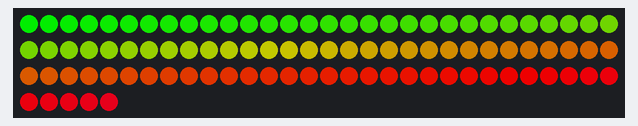
Recording of a sketch running on a simulated Particle Photon. On the bench: 95 RGB LEDs in strip order, left to right, continuing on the next row. The strip is taken to match the declared colour order.

Above: at 0.15 s.
At 4.7 s:
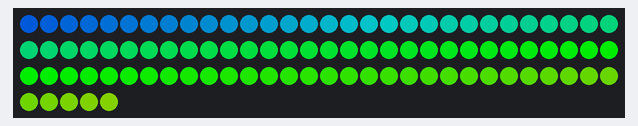
At 9.24 s:
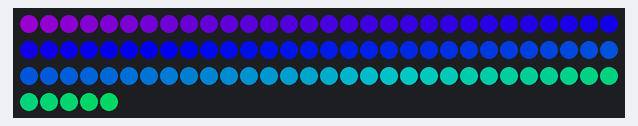
At 19.85 s:
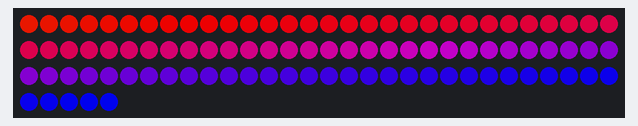
At 29.24 s:
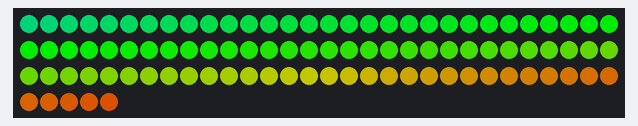
At 39.84 s:
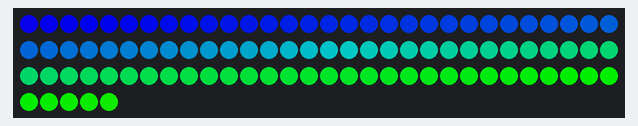

The sketch:

main.ino
```cpp
#include "component.h"
#include "light_controller.h"
#include <vector>

LightController *lightController;

std::vector<IComponent *> components;

void setup() {
    registerParticleFunctions();

    lightController = new LightController();
    components.push_back(lightController);

    for (IComponent *component : components) {
        component->setup();
    }
}

void loop() {
    for (IComponent *component : components) {
        component->update();
    }
}

// Particle Functions/Variables
void registerParticleFunctions() {
    Particle.function("getBrightness", getBrightness);
    Particle.function("setBrightness", setBrightness);
    Particle.function("toggleOnCall", toggleOnCall);
    Particle.function("getOnCall", getOnCall);
}

int toggleOnCall(String input) {
    lightController->setOnCall(!lightController->getOnCall());
    return 0;
}

int getOnCall(String input) { return lightController->getOnCall(); }

int setBrightness(String input) {
    lightController->setBrightness(input.toInt());
    return 0;
}

int getBrightness(String input) { return lightController->getBrightness(); }
```

component.h
```cpp
#pragma once

class IComponent {
  public:
    virtual void setup(){};
    virtual void update(){};
    virtual ~IComponent(){};
};
```

light_controller.cpp
```cpp
#include "light_controller.h"
#include "neopixel.h"

#define PIXEL_PIN D5
#define PIXEL_COUNT 95
#define PIXEL_TYPE WS2811

void LightController::setup() {
    this->strip_ = new Adafruit_NeoPixel(PIXEL_COUNT, PIXEL_PIN, PIXEL_TYPE);
    this->strip_->begin();
    this->strip_->show();
}

void LightController::update() {
    this->strip_->setBrightness(this->brightness_);

    if (this->onCall_) {
        this->strip_->setBrightness(200);
        colorAll(this->strip_, Adafruit_NeoPixel::Color(255, 0, 100));
    } else {
        rainbow(this->strip_, this->iteration_);
    }

    // this->iteration_ will increment to 255 before resetting to 0. This is
    // intentional as it allows us to effectively iterate over 255 different
    // shades of each color before restarting the color wheel cycle.
    this->iteration_++;
}

int LightController::getBrightness() { return this->brightness_; }
void LightController::setBrightness(int value) { this->brightness_ = value; }

bool LightController::getOnCall() { return this->onCall_; }
void LightController::setOnCall(bool value) { this->onCall_ = value; }

// --- Pattern functions ---

// Input a value 0 to 255 to get a color value.
// The colours are a transition r -> g -> b -> back to r.
uint32_t wheel(byte wheelPos) {
    if (wheelPos < 85) {
        return Adafruit_NeoPixel::Color(wheelPos * 3, 255 - wheelPos * 3, 0);
    } else if (wheelPos < 170) {
        wheelPos -= 85;
        return Adafruit_NeoPixel::Color(255 - wheelPos * 3, 0, wheelPos * 3);
    } else {
        wheelPos -= 170;
        return Adafruit_NeoPixel::Color(0, wheelPos * 3, 255 - wheelPos * 3);
    }
}

void colorAll(Adafruit_NeoPixel *strip, uint32_t c) {
    for (uint16_t i = 0; i < strip->numPixels(); i++) {
        strip->setPixelColor(i, c);
    }
    strip->show();
    delay(20);
}

void rainbow(Adafruit_NeoPixel *strip, uint8_t iteration) {
    for (uint8_t i = 0; i < strip->numPixels(); i++) {
        strip->setPixelColor(i, wheel((i + iteration) & 255));
    }
    strip->show();
    delay(20);
}
```

light_controller.h
```cpp
#pragma once

#include "component.h"
#include "neopixel.h"

class LightController : public IComponent {
    uint8_t iteration_ = 0;
    uint8_t brightness_ = 200;
    bool onCall_ = false;
    Adafruit_NeoPixel *strip_;

  public:
    void setup() override;
    void update() override;

    int getBrightness();
    void setBrightness(int value);

    bool getOnCall();
    void setOnCall(bool value);
};

uint32_t wheel(byte WheelPos);
void colorAll(Adafruit_NeoPixel *strip, uint32_t c);
void rainbow(Adafruit_NeoPixel *strip, uint8_t iteration);
```
